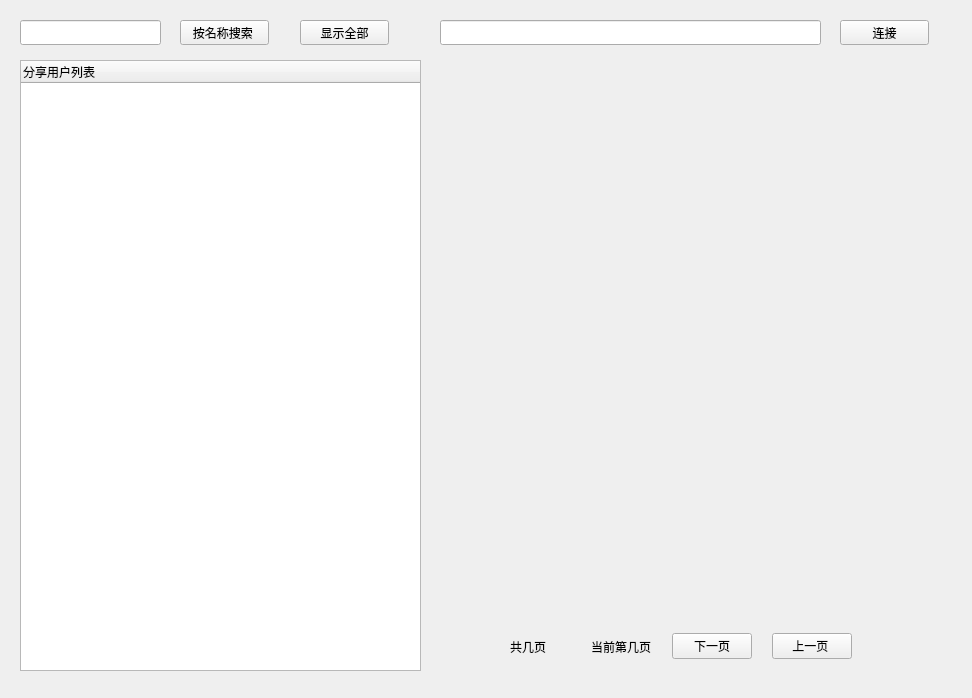
<?xml version="1.0" encoding="UTF-8"?>
<ui version="4.0">
 <class>UseSoftWareForm</class>
 <widget class="QWidget" name="UseSoftWareForm">
  <property name="geometry">
   <rect>
    <x>0</x>
    <y>0</y>
    <width>972</width>
    <height>698</height>
   </rect>
  </property>
  <property name="windowTitle">
   <string>Form</string>
  </property>
  <widget class="QTreeWidget" name="treeWidget">
   <property name="geometry">
    <rect>
     <x>20</x>
     <y>60</y>
     <width>401</width>
     <height>611</height>
    </rect>
   </property>
   <column>
    <property name="text">
     <string notr="true">分享用户列表</string>
    </property>
   </column>
  </widget>
  <widget class="QWidget" name="gridLayoutWidget">
   <property name="geometry">
    <rect>
     <x>440</x>
     <y>60</y>
     <width>511</width>
     <height>561</height>
    </rect>
   </property>
   <layout class="QGridLayout" name="gridLayout" rowstretch="0" columnstretch="0"/>
  </widget>
  <widget class="QLineEdit" name="lineEdit">
   <property name="geometry">
    <rect>
     <x>440</x>
     <y>20</y>
     <width>381</width>
     <height>25</height>
    </rect>
   </property>
  </widget>
  <widget class="QPushButton" name="pushButton">
   <property name="geometry">
    <rect>
     <x>840</x>
     <y>20</y>
     <width>89</width>
     <height>25</height>
    </rect>
   </property>
   <property name="text">
    <string>连接</string>
   </property>
  </widget>
  <widget class="QLineEdit" name="lineEdit_2">
   <property name="geometry">
    <rect>
     <x>20</x>
     <y>20</y>
     <width>141</width>
     <height>25</height>
    </rect>
   </property>
  </widget>
  <widget class="QPushButton" name="pushButton_4">
   <property name="geometry">
    <rect>
     <x>180</x>
     <y>20</y>
     <width>89</width>
     <height>25</height>
    </rect>
   </property>
   <property name="text">
    <string>按名称搜索 </string>
   </property>
  </widget>
  <widget class="QPushButton" name="pushButton_5">
   <property name="geometry">
    <rect>
     <x>300</x>
     <y>20</y>
     <width>89</width>
     <height>25</height>
    </rect>
   </property>
   <property name="text">
    <string>显示全部</string>
   </property>
  </widget>
  <widget class="QWidget" name="layoutWidget">
   <property name="geometry">
    <rect>
     <x>510</x>
     <y>630</y>
     <width>342</width>
     <height>33</height>
    </rect>
   </property>
   <layout class="QHBoxLayout" name="horizontalLayout">
    <property name="spacing">
     <number>20</number>
    </property>
    <item>
     <widget class="QLabel" name="label_2">
      <property name="text">
       <string>共几页</string>
      </property>
     </widget>
    </item>
    <item>
     <widget class="QLabel" name="label">
      <property name="text">
       <string>当前第几页</string>
      </property>
     </widget>
    </item>
    <item>
     <widget class="QPushButton" name="pushButton_3">
      <property name="text">
       <string>下一页</string>
      </property>
     </widget>
    </item>
    <item>
     <widget class="QPushButton" name="pushButton_2">
      <property name="text">
       <string>上一页 </string>
      </property>
     </widget>
    </item>
   </layout>
  </widget>
 </widget>
 <resources/>
 <connections/>
</ui>
